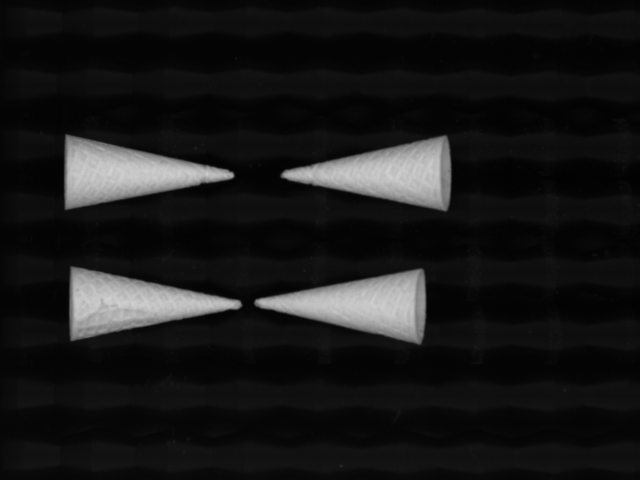
#> input picture ProyectoFinal/images/Buenas/RAWBuenas_00001.bmp, 1280 x 960 px, found by its file name (shown at 1/2 size); its folder holds 3 pictures in this run
$ python detector.py   (Python 2 division)
#> lines starting #> are read from the running program, lines starting #| are printed output that depends on the picture; after the words box and inside, x2 and y2 are one past the last pixel; in counts of white or black regions, pixels touching at a corner belong together
import cv2
import os
import numpy as np

# Ruta base
BASE_PATH = "ProyectoFinal/images"

# Categorías de conos
CATEGORIES = ["Buenas", "Rotas Fijas", "Rotas Rodando"]

# Tamaño de visualización
RESIZE_WIDTH = 400

def mostrar_imagenes():
    for categoria in CATEGORIES:
        carpeta = os.path.join(BASE_PATH, categoria)
        print(f"Mostrando imágenes de: {categoria}")

        for archivo in os.listdir(carpeta):
            ruta = os.path.join(carpeta, archivo)
            if ruta.lower().endswith((".bmp")):
                print(f"Leyendo: {ruta}")
                img = cv2.imread(ruta)
                if img is not None:
                    alto, ancho = img.shape[:2]
                    print(f"[INFO] Tamaño de imagen: {ancho} x {alto}")
                else:
                    print(f"Error al cargar {ruta}")
                    continue

                procesada = detectar_cono(img)
                cv2.imshow(f"{categoria}: {archivo}", procesada)
                key = cv2.waitKey(0)
                if key == 27:
                    break
                cv2.destroyAllWindows()

def detectar_cono(img):
    original = img.copy()
    gris = cv2.cvtColor(img, cv2.COLOR_BGR2GRAY)
    desenfoque = cv2.GaussianBlur(gris, (5, 5), 0)

    _, umbral = cv2.threshold(desenfoque,90, 255, cv2.THRESH_BINARY)
    cv2.imshow("Umbral", umbral)
    cv2.waitKey(0)

    contornos, jerarquia = cv2.findContours(umbral, cv2.RETR_CCOMP, cv2.CHAIN_APPROX_SIMPLE)

    if not contornos:
        print("No se encontraron contornos")
        return original

    for i, contorno in enumerate(contornos):
        print(f"[DEBUG] Contorno con {len(contorno)} puntos - Área: {cv2.contourArea(contorno):.1f}")
        if jerarquia[0][i][3] == -1 and cv2.contourArea(contorno) > 1000:
            x, y, w, h = cv2.boundingRect(contorno)
            cv2.rectangle(original, (x, y), (x + w, y + h), (255, 0, 0), 2)

            # Detectar orientación con elipse
            if len(contorno) >= 5:
                try:
                    elipse = cv2.fitEllipse(contorno)
                    (xc, yc), (mayor, menor), angulo = elipse

                    if xc > 1500 or yc > 1500 or mayor > 2500 or menor > 2500:
                        print("[WARN] Elipse absurda. Reintentando con contorno suavizado...")
                        contorno = cv2.approxPolyDP(contorno, epsilon=2.0, closed=True)
                        if len(contorno) >= 5:
                            elipse = cv2.fitEllipse(contorno)
                            (xc, yc), (mayor, menor), angulo = elipse
                    else:
                        print("[ERROR] Contorno suavizado tiene <5 puntos. Usamos el original.")

                    print(f"[DEBUG] Elipse - Centro: ({xc:.1f}, {yc:.1f}), Ejes: ({mayor:.1f}, {menor:.1f}), Ángulo: {angulo:.2f}°")

                    alineado = (((angulo > 80 ) and (angulo < 100 )) or ((angulo < 285) and (angulo > 265)))
                    color = (0, 255, 0) if alineado else (0, 0, 255)

                    cv2.ellipse(original, elipse, color, 2)
                    cv2.circle(original, (int(xc), int(yc)), 4, (0, 0, 255), -1)

                except:
                    print("[ERROR] Fallo inesperado al ajustar la elipse.")
            else:
                print("Cono demasiado pequeño para analizar orientación.")

            # Detectar rotura por convexidad
            contorno_convexo = cv2.convexHull(contorno)
            area_original = cv2.contourArea(contorno)
            area_convexa = cv2.contourArea(contorno_convexo)
            ratio = area_original / area_convexa if area_convexa > 0 else 0

            roto_por_convexidad = ratio < 0.90
            print(f"[DEBUG] Roto por convexcdad: {roto_por_convexidad:.4f}")

            # Detectar rotura por comparación con múltiples plantillas
            similitudes = [
                cv2.matchShapes(contorno, plantilla, cv2.CONTOURS_MATCH_I1, 0.0)
                for plantilla in plantillas_buenas
            ]
            mejor_similitud = min(similitudes)
            roto_por_forma = mejor_similitud > 0.0595
            print(f"[DEBUG] Mejor similitud con plantillas: {mejor_similitud:.4f}")

            if roto_por_forma and roto_por_convexidad:
                print("❌ Cono posiblemente roto")
                cv2.putText(original, "ROTO", (x, y - 10), cv2.FONT_HERSHEY_SIMPLEX, 0.8, (0, 0, 255), 2)
                cv2.drawContours(original, [contorno], -1, (0, 0, 255), 2)

            # Validación por tamaño
            valido = 300 <= w <= 345 and 125 <= h <= 150
            color = (0, 255, 0) if valido else (0, 0, 255)
            cv2.rectangle(original, (x, y), (x + w, y + h), color, 2)
            print(f"Cono {'válido' if valido else 'inválido'} - Ancho: {w}px, Alto: {h}px")

    return original

def guardar_varias_plantillas(directorio_buenos, salida="plantillas_buenas.npy"):
#> called with directorio_buenos = 'ProyectoFinal/images/Buenas', salida = 'plantillas_buenas.npy'
    plantillas = []
    for archivo in os.listdir(directorio_buenos):
        if archivo.lower().endswith((".bmp", ".jpg", ".jpeg")):
            ruta = os.path.join(directorio_buenos, archivo)
            img = cv2.imread(ruta)
#> img is the input picture: shape (960, 1280, 3); min 1, max 214, mean 24
            if img is None:
                continue

            gris = cv2.cvtColor(img, cv2.COLOR_BGR2GRAY)
            desenfoque = cv2.GaussianBlur(gris, (5, 5), 0)
            _, umbral = cv2.threshold(desenfoque, 95, 255, cv2.THRESH_BINARY)
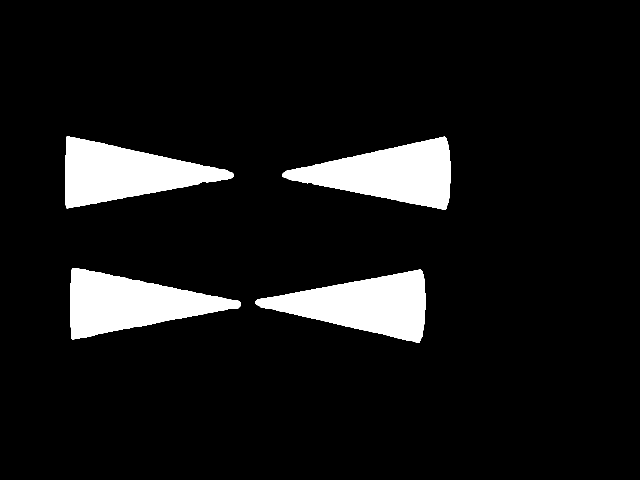
#> umbral: shape (960, 1280) (shown at 1/2 size); 8.7% white; 4 white regions

            contornos, _ = cv2.findContours(umbral, cv2.RETR_EXTERNAL, cv2.CHAIN_APPROX_SIMPLE)
#> contornos = 4 contours; box (x1, y1, x2, y2) and area: (511, 539, 851, 686) 26806, (565, 273, 901, 420) 26708, (140, 536, 482, 679) 26184, (130, 272, 468, 417) 26100
            contornos = [c for c in contornos if cv2.contourArea(c) > 1000]

            if contornos:
                contorno_mayor = max(contornos, key=cv2.contourArea)
#> contorno_mayor = contour of 311 points, box (x1, y1, x2, y2) (511, 539, 851, 686), area 26806
                plantillas.append(contorno_mayor)
#> pass 2 of the loop in guardar_varias_plantillas, `for archivo in os.listdir(directorio_buenos):`:
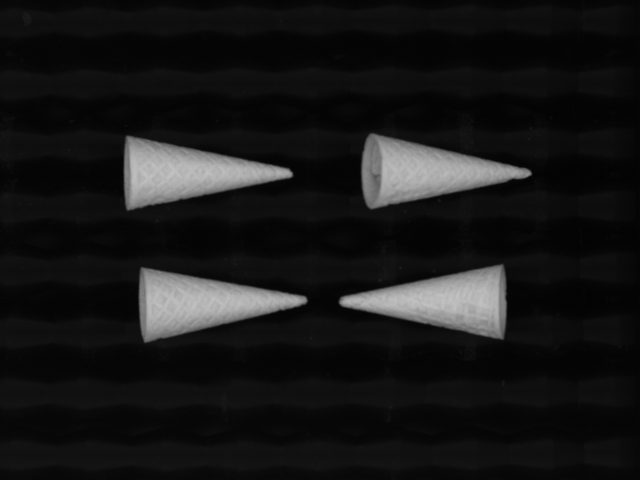
#> input picture ProyectoFinal/images/Buenas/RAWBuenas_00002.bmp, 1280 x 960 px, found by its file name (shown at 1/2 size)
#> in guardar_varias_plantillas, img is the input picture: shape (960, 1280, 3); min 1, max 201, mean 23.3
#> in guardar_varias_plantillas, `_, umbral = cv2.threshold(desenfoque, 95, 255, cv2.THRESH_BINARY)`:
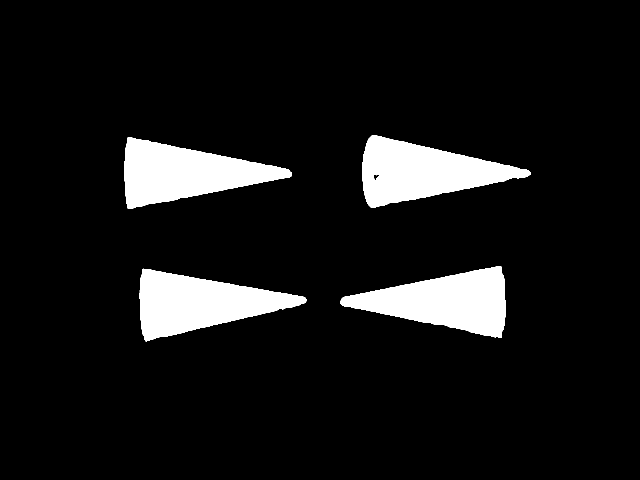
#> umbral: shape (960, 1280) (shown at 1/2 size); 8.7% white; 4 white regions
#> in guardar_varias_plantillas, `contornos, _ = cv2.findContours(umbral, cv2.RETR_EXTERNAL, cv2.CHAIN_A..`: contornos = 4 contours; box (x1, y1, x2, y2) and area: (724, 270, 1062, 416) 26499, (680, 532, 1012, 675) 26200, (279, 537, 613, 683) 26171, (249, 274, 584, 418) 26114
#> contorno_mayor = contour of 336 points, box (x1, y1, x2, y2) (724, 270, 1062, 416), area 26499
#> pass 3 of the loop in guardar_varias_plantillas, `for archivo in os.listdir(directorio_buenos):`:
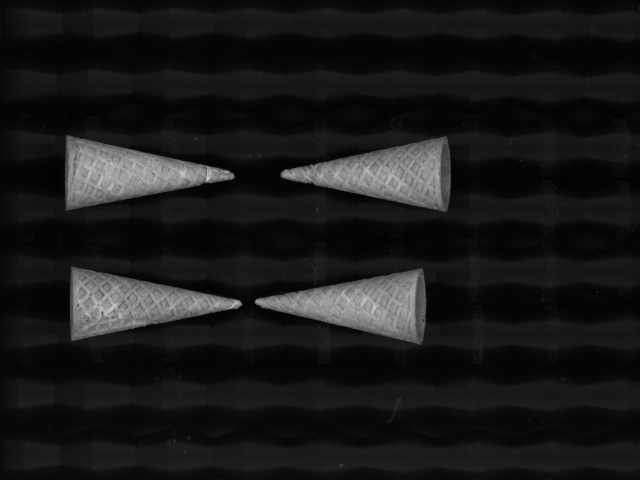
#> input picture ProyectoFinal/images/Buenas/RAWBuenas_00003.bmp, 1280 x 960 px, found by its file name (shown at 1/2 size)
#> in guardar_varias_plantillas, img is the input picture: shape (960, 1280, 3); min 1, max 245, mean 24.6
#> in guardar_varias_plantillas, `_, umbral = cv2.threshold(desenfoque, 95, 255, cv2.THRESH_BINARY)`:
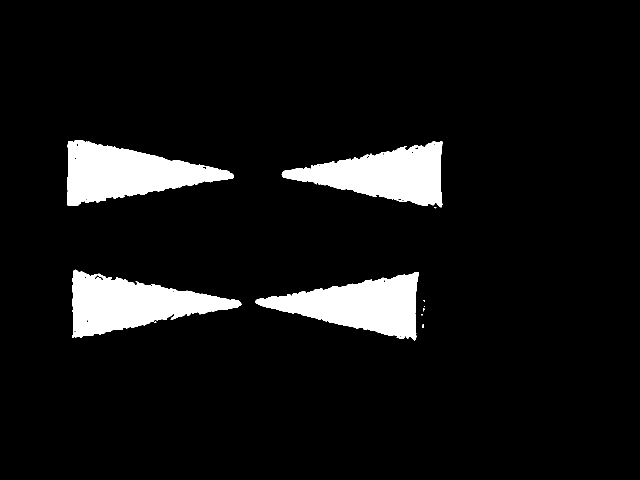
#> umbral: shape (960, 1280) (shown at 1/2 size); 7.7% white; 11 white regions (7 under 20 px)
#> in guardar_varias_plantillas, `contornos, _ = cv2.findContours(umbral, cv2.RETR_EXTERNAL, cv2.CHAIN_A..`: contornos = 11 contours, 7 with area under 20; largest, box (x1, y1, x2, y2) and area: (134, 280, 468, 411) 24005, (144, 539, 483, 676) 23624, (511, 544, 838, 681) 22800, (563, 283, 886, 415) 22507
#> in guardar_varias_plantillas, `contornos = [c for c in contornos if cv2.contourArea(c) > 1000]`: contornos = 4 contours; box (x1, y1, x2, y2) and area: (134, 280, 468, 411) 24005, (144, 539, 483, 676) 23624, (511, 544, 838, 681) 22800, (563, 283, 886, 415) 22507
#> contorno_mayor = contour of 384 points, box (x1, y1, x2, y2) (134, 280, 468, 411), area 24005

    np.save(salida, np.array(plantillas, dtype=object))

    print(f"✅ {len(plantillas)} plantillas guardadas en '{salida}'")
#| ✅ 3 plantillas guardadas en 'plantillas_buenas.npy'

if __name__ == "__main__":
    # Generar plantillas si no existen
    if not os.path.exists("plantillas_buenas.npy"):
        guardar_varias_plantillas("ProyectoFinal/images/Buenas")

    plantillas_buenas = np.load("plantillas_buenas.npy", allow_pickle=True)
    mostrar_imagenes()
#| [INFO] Tamaño de imagen: 1280 x 960
#> in detectar_cono, `_, umbral = cv2.threshold(desenfoque,90, 255, cv2.THRESH_BINARY)`:
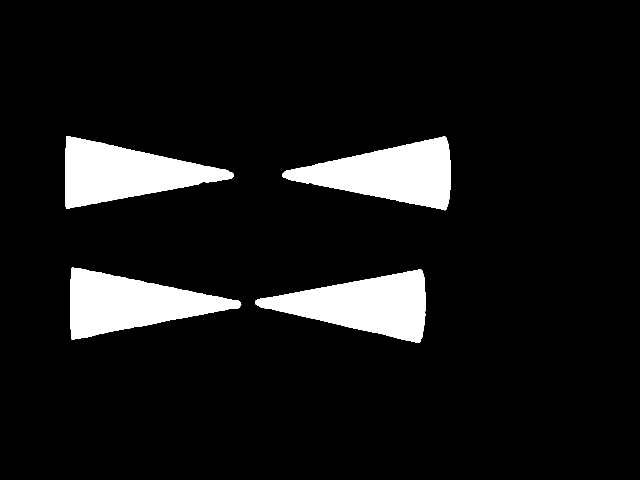
#> umbral: shape (960, 1280) (shown at 1/2 size); 8.8% white; 4 white regions
#> in detectar_cono, `contornos, jerarquia = cv2.findContours(umbral, cv2.RETR_CCOMP, cv2.CH..`: contornos = 4 contours; box (x1, y1, x2, y2) and area: (510, 539, 851, 686) 27037, (564, 273, 901, 421) 26954, (140, 535, 483, 680) 26392, (130, 272, 468, 417) 26348; jerarquia = [[1, -1, -1, -1], [2, 0, -1, -1], [3, 1, -1, -1], [-1, 2, -1, -1]]
#> the loop in detectar_cono, `for i, contorno in enumerate(contornos):` made 4 passes
#> (x, y, w, h) on passes 1 to 4: (510, 539, 341, 147), (140, 535, 343, 145), (564, 273, 337, 148), (130, 272, 338, 145)
#> (printed output is left out)
#> after the loop in detectar_cono, `for i, contorno in enumerate(contornos):`:
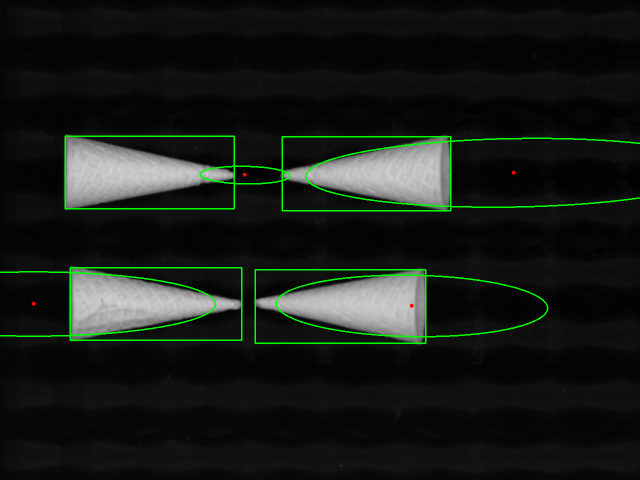
#> original: shape (960, 1280, 3) (shown at 1/2 size); 1.88% of pixels changed, all inside (x1, y1, x2, y2) = (0, 271, 1280, 688)
#> after the loop in detectar_cono, `for i, contorno in enumerate(contornos):`: alineado = True; angulo = 90.91; area_convexa = 26308.5; area_original = 25804.5; contorno_convexo = [[133, 272], [451, 339], [464, 345], [467, 352], [456, 358], [132, 416]]; h = 145; mayor = 35.04; mejor_similitud = 0.0908; menor = 179.8; ratio = 0.981; roto_por_convexidad = False; roto_por_forma = True; w = 338; x = 130; xc = 489.5; y = 272; yc = 349.7
#> (key Esc is pressed here)
#> pass 2 of the loop in mostrar_imagenes, `for categoria in CATEGORIES:`:
#| [INFO] Tamaño de imagen: 1280 x 960
#> in detectar_cono (call 2), `contornos, jerarquia = cv2.findContours(umbral, cv2.RETR_CCOMP, cv2.CH..`: contornos = 63 contours, 39 with area under 20; largest, box (x1, y1, x2, y2) and area: (876, 278, 1218, 421) 25300, (851, 543, 1190, 680) 24337, (430, 537, 759, 685) 21848, (125, 274, 456, 420) 20972, (112, 536, 421, 680) 18146; jerarquia = 63 rows, first 6: [1, -1, -1, -1], [2, 0, -1, -1], [3, 1, -1, -1], [4, 2, -1, -1], [5, 3, -1, -1], [6, 4, -1, -1]
#> the loop in detectar_cono (call 2), `for i, contorno in enumerate(contornos):` made 63 passes
#> (x, y, w, h) on passes 15, 23, 33, 39, 45, 53: (851, 543, 339, 137), (430, 537, 329, 148), (112, 536, 309, 144), (504, 294, 300, 106), (876, 278, 342, 143), (125, 274, 331, 146)
#> (printed output is left out)
#> after the loop in detectar_cono (call 2), `for i, contorno in enumerate(contornos):`:
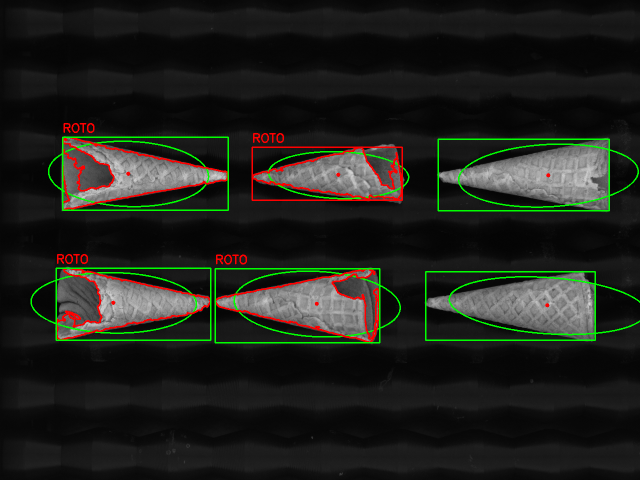
#> original: shape (960, 1280, 3) (shown at 1/2 size); mean B, G, R 27.6, 33.2, 31.5
#> after the loop in detectar_cono (call 2), `for i, contorno in enumerate(contornos):`: alineado = True; angulo = 91.69; area_convexa = 27494; area_original = 20971.5; contorno_convexo = contour of 16 points, box (x1, y1, x2, y2) (125, 274, 456, 420), area 27494; h = 146; mayor = 130.4; mejor_similitud = 0.694; menor = 320.1; ratio = 0.763; roto_por_convexidad = True; w = 331; x = 125; xc = 256.7; y = 274; yc = 347.4
#> (key Enter is pressed here)
#> pass 3 of the loop in mostrar_imagenes, `for categoria in CATEGORIES:`:
#> (the run stopped early here; a loop or call above may not have finished)
